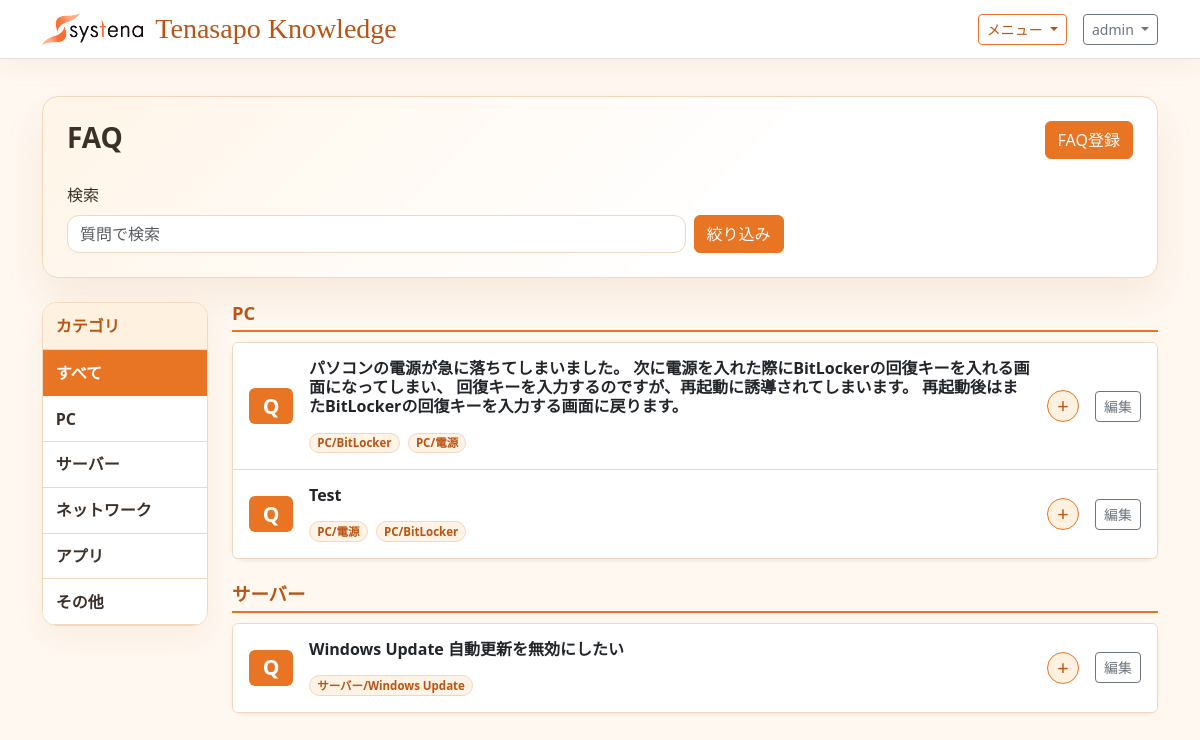
The app's page / (signed in) with its own data.
### tenasapo_knowledge/models.py (models this page shows, shortened)
class KnowledgeArticle(models.Model):
    title = models.CharField('タイトル', max_length=200)
    category = models.CharField('カテゴリ', max_length=120, blank=True)
    customer = models.ForeignKey(
        Customer,
        on_delete=models.SET_NULL,
        null=True,
        blank=True,
        related_name='articles',
        verbose_name='顧客',
    )
    summary = models.TextField('概要', blank=True)
    body = models.TextField('本文')
    is_published = models.BooleanField('公開', default=True)
    is_approved = models.BooleanField('承認済み', default=True)
    visible_to_customer = models.BooleanField('カスタマーユーザー向け表示', default=True)
    visible_to_systena = models.BooleanField('システナユーザー向け表示', default=True)
    answer_view_count = models.PositiveIntegerField('回答表示回数', default=0)
    published_at = models.DateTimeField('公開日時', default=timezone.now)
    source_published_at = models.DateField('ソース公開日', null=True, blank=True)
    created_by = models.ForeignKey(
        settings.AUTH_USER_MODEL,
        on_delete=models.SET_NULL,
        null=True,
        blank=True,
        related_name='created_knowledge_articles',
        verbose_name='作成者',
    )
    created_by_name = models.CharField('投稿者名', max_length=150, blank=True)
    created_at = models.DateTimeField('作成日時', auto_now_add=True)
    updated_at = models.DateTimeField('更新日時', auto_now=True)
    class Meta:
        verbose_name = 'ナレッジ記事'
        verbose_name_plural = 'ナレッジ記事'
        ordering = ['-published_at', '-created_at']

### tenasapo_knowledge/views.py (the view, shortened to what this page needs)
# urls.py: path('', ArticleListView.as_view(), name='article_list'),
class ArticleListView(ListView):
    model = KnowledgeArticle
    template_name = 'tenasapo_knowledge/article_list.html'
    context_object_name = 'articles'
    def dispatch(self, request, *args, **kwargs):
        record_view_history(
            request,
            'FAQ一覧',
            search_query=request.GET.get('q', '')[:200],
            parent_category=request.GET.get('parent_category', '')[:120],
            category=request.GET.get('category', '')[:120],
        )
        return super().dispatch(request, *args, **kwargs)
    def get_queryset(self):
        queryset = (
            KnowledgeArticle.objects.select_related('customer', 'created_by')
            .prefetch_related('attachments')
            .filter(is_published=True)
            .annotate(good_count=Count('goods'))
        )
        user = self.request.user
        is_systena_user = in_group(user, SYSTENA_GROUP_NAME)
        is_reviewer_user = in_group(user, REVIEWER_GROUP_NAME)
        if (
            not (user.is_authenticated and (user.is_staff or user.is_superuser))
            and not is_systena_user
            and not is_reviewer_user
        ):
            queryset = queryset.filter(visible_to_customer=True)
            if FAQ_APPROVAL_ENABLED:
                queryset = queryset.filter(is_approved=True)
        query = self.request.GET.get('q')
        if query:
            queryset = queryset.filter(title__icontains=query)
        parent_category = self.request.GET.get('parent_category')
        category = self.request.GET.get('category')
        return queryset.distinct()
    def get_context_data(self, **kwargs):
        context = super().get_context_data(**kwargs)
        context['can_use_good'] = is_customer_user(self.request.user)
        context['can_edit_article'] = can_edit_article(self.request.user)
        liked_article_ids = set(
            ArticleGood.objects.filter(
                user=self.request.user,
                article_id__in=[article.id for article in context['articles']],
            ).values_list('article_id', flat=True)
        )
        for article in context['articles']:
            article.is_gooded = article.id in liked_article_ids
            article.creator_display_name = article.created_by_name or (
                article.created_by.get_username() if article.created_by else ''
            )
            article.category_chips = self.split_categories(article.category)
            ordered_attachments = sorted(
                article.attachments.all(),
                key=lambda attachment: (attachment.uploaded_at, attachment.id),
            )
            article.question_images = [
                attachment
                for attachment in ordered_attachments
                if attachment.placement == ArticleAttachment.PLACEMENT_QUESTION
            ]
            article.answer_images = [
                attachment
                for attachment in ordered_attachments
                if attachment.placement == ArticleAttachment.PLACEMENT_ANSWER
            ]
            article.file_attachments = [
                attachment
                for attachment in ordered_attachments
                if attachment.placement == ArticleAttachment.PLACEMENT_ATTACHMENT
            ]
        selected_parent = self.request.GET.get('parent_category', '')
        selected_category = self.request.GET.get('category', '')
        if selected_category and not selected_parent:
            selected_parent = self.parent_category_name(selected_category)
        context['parent_categories'] = self.available_parent_category_groups()
        context['selected_parent_category'] = selected_parent
        context['selected_category'] = selected_category
        context['grouped_articles'] = self.group_articles(context['articles'], selected_parent)
        context['query'] = self.request.GET.get('q', '')
        return context
    @staticmethod
    def split_categories(value):
        return [category.strip() for category in (value or '').split(',') if category.strip()]
    @staticmethod
    def parent_category_name(category):
        if '/' in category:
            return category.split('/', 1)[0].strip()
        return category.strip() or '未分類'
    @classmethod
    def article_parent_categories(cls, article):
        parent_names = [
            cls.parent_category_name(category)
            for category in cls.split_categories(article.category)
        ]
        return list(dict.fromkeys(parent_names or ['未分類']))
    @classmethod
    def available_parent_categories(cls):
        parent_categories = [
            parent_name
            for parent_name, _ in FAQCategoryCreateForm.PARENT_CATEGORY_CHOICES
        ]
        parent_categories.extend(
            FAQCategory.objects.values_list('parent_name', flat=True).distinct()
        )
        for category_text in KnowledgeArticle.objects.filter(is_published=True).values_list('category', flat=True):
            parent_categories.extend(
                cls.parent_category_name(category)
                for category in cls.split_categories(category_text)
            )
        return list(dict.fromkeys(parent_categories))
    @classmethod
    def available_parent_category_groups(cls):
        child_categories = {}
        for parent_name in cls.available_parent_categories():
            child_categories.setdefault(parent_name, [])
        for category in FAQCategory.objects.order_by('parent_name', 'child_name'):
            child_categories.setdefault(category.parent_name, []).append(
                {
                    'name': category.child_name,
                    'full_name': category.full_name,
                }
            )
        for category_text in KnowledgeArticle.objects.filter(is_published=True).values_list('category', flat=True):
            for category_name in cls.split_categories(category_text):
                parent_name = cls.parent_category_name(category_name)
                child_name = category_name.split('/', 1)[1].strip() if '/' in category_name else category_name
                child_categories.setdefault(parent_name, []).append(
                    {
                        'name': child_name,
                        'full_name': category_name,
                    }
                )
        groups = []
        for parent_name, children in child_categories.items():
            unique_children = {}
            for child in children:
                unique_children[child['full_name']] = child
            groups.append(
                {
                    'name': parent_name,
                    'children': list(unique_children.values()),
                }
            )
        return groups
    @classmethod
    def group_articles(cls, articles, selected_parent=''):
        grouped_articles = []
        parent_categories = [selected_parent] if selected_parent else cls.available_parent_categories()
        for parent_category in parent_categories:
            matched_articles = [
                article
                for article in articles
                if parent_category in cls.article_parent_categories(article)
            ]
            if matched_articles:
                grouped_articles.append(
                    {
                        'parent_name': parent_category,
                        'articles': matched_articles,
                    }
                )
        return grouped_articles

### tenasapo_knowledge/templates/tenasapo_knowledge/article_list.html (shortened to what this page needs)
{% extends "base.html" %}
{% load article_extras %}
{% block content %}
<div class="home-panel p-4 mb-4">
    <div class="d-flex flex-column flex-md-row justify-content-between align-items-md-center gap-3 mb-4">
        <div>
            <h1 class="h3 mb-1 fw-bold">FAQ</h1>
        </div>
        {% if user.is_staff or user.is_superuser %}
            <a class="btn btn-primary" href="{% url 'article_create' %}">FAQ登録</a>
        {% endif %}
    </div>
    <form class="row gy-2 gx-2 align-items-end" method="get">
        <div class="col-12 col-md-7">
            <label class="form-label" for="q">検索</label>
            <input class="form-control" id="q" type="search" name="q" value="{{ query }}" placeholder="質問で検索">
        </div>
        <div class="col-12 col-md-auto">
            <button class="btn btn-primary" type="submit">絞り込み</button>
        </div>
    </form>
</div>
<div class="row g-4 align-items-start">
    <aside class="col-12 col-lg-2">
        <div class="category-sidebar">
            <div class="category-sidebar-title">カテゴリ</div>
            <div class="list-group list-group-flush">
                <a
                    class="list-group-item category-sidebar-link {% if not selected_parent_category %}active{% endif %}"
                    href="?q={{ query|urlencode }}"
                >
                    すべて
                </a>
                {% for parent_category in parent_categories %}
                    <a
                        class="list-group-item category-sidebar-link category-sidebar-toggle {% if selected_parent_category == parent_category.name %}active{% endif %}"
                        href="?q={{ query|urlencode }}&parent_category={{ parent_category.name|urlencode }}"
                        aria-expanded="{% if selected_parent_category == parent_category.name %}true{% else %}false{% endif %}"
                        aria-controls="categoryChildren{{ forloop.counter }}"
                    >
                        {{ parent_category.name }}
                    </a>
                {% endfor %}
            </div>
        </div>
    </aside>
    <section class="col-12 col-lg-10">
        {% if grouped_articles %}
            <div class="faq-group-list">
                {% for group in grouped_articles %}
                    <section class="faq-group">
                        <h2 class="faq-group-title">{{ group.parent_name }}</h2>
                        <div class="accordion shadow-sm" id="faqAccordion{{ forloop.counter }}">
                            {% for article in group.articles %}
                                <article class="accordion-item faq-item">
                                    <h3 class="accordion-header" id="faqHeading{{ forloop.parentloop.counter }}{{ article.id }}">
                                        <div class="faq-question d-flex align-items-center gap-3 p-3">
                                            <span class="badge text-bg-primary flex-shrink-0">Q</span>
                                            <div class="flex-grow-1">
                                                <div class="faq-question-title fw-semibold">{{ article.title|render_inline_images:article.question_images }}</div>
                                                {% if article.category_chips %}
                                                    <div class="d-flex flex-wrap gap-2 mt-2">
                                                        {% for category in article.category_chips %}
                                                            <span class="badge faq-category-chip">{{ category }}</span>
                                                        {% endfor %}
                                                    </div>
                                                {% endif %}
                                            </div>
                                            <button
                                                class="btn btn-outline-primary btn-sm rounded-circle faq-toggle collapsed flex-shrink-0"
                                                type="button"
                                                data-bs-toggle="collapse"
                                                data-bs-target="#faqPanel{{ forloop.parentloop.counter }}{{ article.id }}"
                                                aria-expanded="false"
                                                aria-controls="faqPanel{{ forloop.parentloop.counter }}{{ article.id }}"
                                                aria-label="回答を表示"
                                            ></button>
                                            {% if can_edit_article %}
                                                <a class="btn btn-outline-secondary btn-sm flex-shrink-0" href="{% url 'article_edit' article.id %}">編集</a>
                                            {% endif %}
                                        </div>
                                    </h3>
                                </article>
                            {% endfor %}
                        </div>
                    </section>
                {% endfor %}
            </div>
        {% else %}
            <div class="alert alert-info" role="status">
                表示できるFAQがありません。
            </div>
        {% endif %}
    </section>
</div>
{% endblock %}

### templates/base.html (shortened to what this page needs)
{% load static %}
<!doctype html>
<html lang="ja">
<head>
    <link href="https://cdn.jsdelivr.net/npm/bootstrap@5.3.3/dist/css/bootstrap.min.css" rel="stylesheet">
</head>
<body>
    <nav class="navbar navbar-expand-lg border-bottom fixed-top">
        <div class="container">
            <a class="navbar-brand brand-title" href="{% url 'article_list' %}">
                <img class="brand-logo" src="{% static 'systena_logo.png' %}" alt="Systena">
                <span>Tenasapo Knowledge</span>
            </a>
            {% if user.is_authenticated %}
                <div class="d-flex align-items-center gap-3">
                    <div class="dropdown">
                        <button class="btn btn-outline-primary btn-sm dropdown-toggle" type="button" data-bs-toggle="dropdown" aria-expanded="false">
                            メニュー
                        </button>
                    </div>
                    <div class="dropdown">
                        <button class="btn btn-outline-secondary btn-sm dropdown-toggle" type="button" data-bs-toggle="dropdown" aria-expanded="false">
                            {{ user.get_username }}
                        </button>
                    </div>
                </div>
            {% endif %}
        </div>
    </nav>
    <main class="container py-4">
        {% block content %}{% endblock %}
    </main>
</body>
</html>

### records on screen
KnowledgeArticle: title|render_inline_images "パソコンの電源が急に落ちてしまいました。 次に電源を入れた際にBitLockerの回復キーを入れる画面になってしまい、 回復キーを入力するのですが、再起動に誘導されてしまいます。 再起動後はまたBitLockerの回復キーを入力する画面に戻ります。", category_chips "PC/BitLocker" "PC/電源"
KnowledgeArticle: title|render_inline_images "Test", category_chips "PC/電源" "PC/BitLocker"
KnowledgeArticle: title|render_inline_images "Windows Update 自動更新を無効にしたい", category_chips "サーバー/Windows Update"

### other values on screen
{{ user.get_username }} "admin"
{{ parent_category.name }} "PC" "サーバー" "ネットワーク" "アプリ" "その他"
{{ group.parent_name }} "PC" "サーバー"
